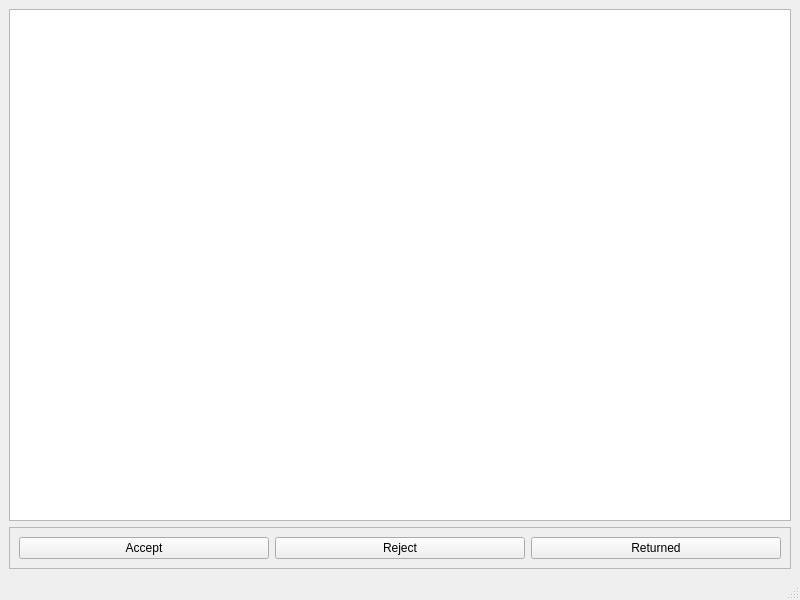
<?xml version="1.0" encoding="UTF-8"?>
<ui version="4.0">
 <class>pending_book_req</class>
 <widget class="QMainWindow" name="pending_book_req">
  <property name="geometry">
   <rect>
    <x>0</x>
    <y>0</y>
    <width>800</width>
    <height>600</height>
   </rect>
  </property>
  <property name="windowTitle">
   <string>Book Requests</string>
  </property>
  <widget class="QWidget" name="centralwidget">
   <layout class="QVBoxLayout" name="verticalLayout">
    <item>
     <widget class="QTableView" name="tableView"/>
    </item>
    <item>
     <widget class="QFrame" name="frame">
      <property name="frameShape">
       <enum>QFrame::StyledPanel</enum>
      </property>
      <property name="frameShadow">
       <enum>QFrame::Raised</enum>
      </property>
      <layout class="QHBoxLayout" name="horizontalLayout">
       <item>
        <widget class="QPushButton" name="acceptreq_button">
         <property name="text">
          <string>Accept</string>
         </property>
        </widget>
       </item>
       <item>
        <widget class="QPushButton" name="rejectreq_button">
         <property name="text">
          <string>Reject</string>
         </property>
        </widget>
       </item>
       <item>
        <widget class="QPushButton" name="returnedbook_button">
         <property name="text">
          <string>Returned</string>
         </property>
        </widget>
       </item>
      </layout>
     </widget>
    </item>
   </layout>
  </widget>
  <widget class="QMenuBar" name="menubar">
   <property name="geometry">
    <rect>
     <x>0</x>
     <y>0</y>
     <width>800</width>
     <height>22</height>
    </rect>
   </property>
  </widget>
  <widget class="QStatusBar" name="statusbar"/>
 </widget>
 <tabstops>
  <tabstop>tableView</tabstop>
  <tabstop>acceptreq_button</tabstop>
  <tabstop>rejectreq_button</tabstop>
  <tabstop>returnedbook_button</tabstop>
 </tabstops>
 <resources/>
 <connections/>
</ui>
